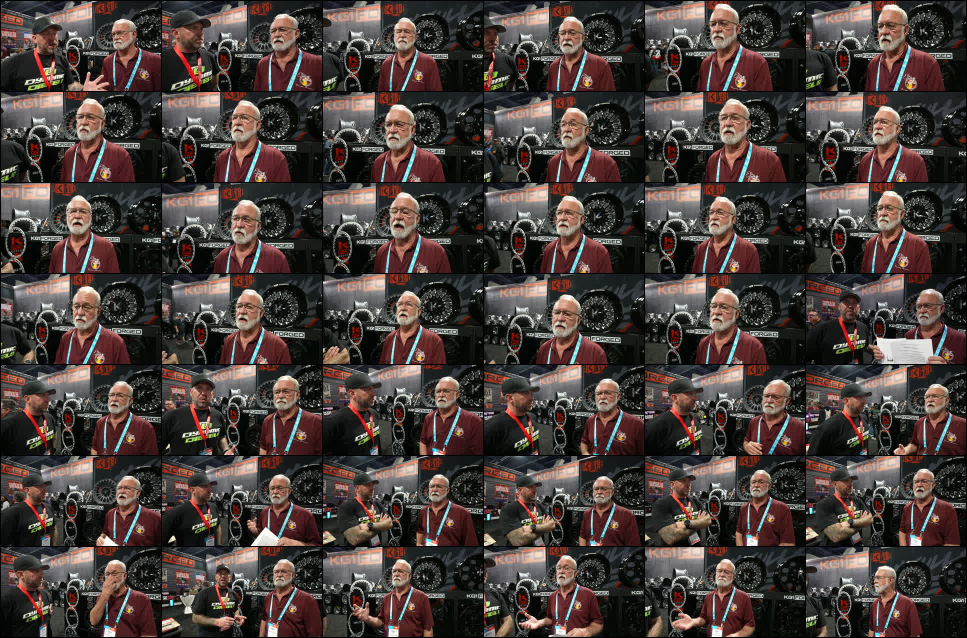
#> input picture research/dfc-reels/overview-30s.jpg, 1934 x 1276 px (shown at 1/2 size)
$ python -i safezone.py   (imports and definitions only)
#> lines starting #> are read from the running program, lines starting #| are printed output that depends on the picture
#> further down, picture is the input picture: PIL image 1934x1276 RGB; mean R, G, B 73.4, 62.2, 58.7
"""safezone.py - draw the vertical-video safe zones over frames of a reel, to check text and eye line before delivery.
Zones measured off omgadrian's reel DdOy0cnI10R (2026-09-13), on a 1080x1920 frame:
  green  y 0..620        hook text goes here, big
  line   y 625           eye line (upper third)
  blue   y 1293..1572    subtitles go here
  red    y 1572..1920    covered by username and caption
  red    x 855..1080 from y 640 down   covered by like, comment, share
usage: python -I tools/safezone.py <video> <out.jpg> t1 [t2 ...]"""
import subprocess, sys, os, tempfile
from PIL import Image, ImageDraw
HOOK = (0, 0, 1080, 620); EYE = 625; SUB = (0, 1293, 855, 1572); BOT = (0, 1572, 1080, 1920); SIDE = (855, 640, 1080, 1572)
def mark(im):
    im = im.convert("RGBA").resize((1080, 1920)); ov = Image.new("RGBA", im.size, (0, 0, 0, 0)); d = ImageDraw.Draw(ov)
#> after `im = im.convert('RGBA').resize((1080, 1920))`:
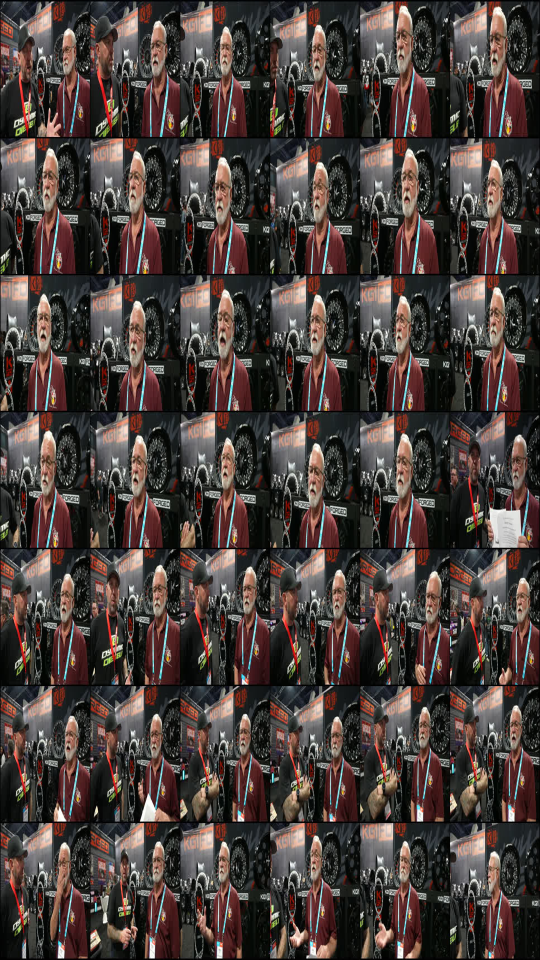
#> im: PIL image 1080x1920 RGBA (shown at 1/2 size); mean R, G, B, A 73.4, 62.2, 58.7, 255
#> after `ov = Image.new('RGBA', im.size, (0, 0, 0, 0))`: ov: PIL image 1080x1920 RGBA; every value is 0
    d.rectangle(HOOK, fill=(0, 200, 0, 45)); d.rectangle(SUB, fill=(0, 120, 255, 50))
    d.rectangle(BOT, fill=(220, 0, 0, 90)); d.rectangle(SIDE, fill=(220, 0, 0, 90))
    d.line((0, EYE, 1080, EYE), fill=(0, 255, 0, 255), width=5)
    for x in (360, 720): d.line((x, 0, x, 1920), fill=(255, 255, 255, 120), width=2)
    for y in (640, 1280): d.line((0, y, 1080, y), fill=(255, 255, 255, 120), width=2)
    return Image.alpha_composite(im, ov).convert("RGB")
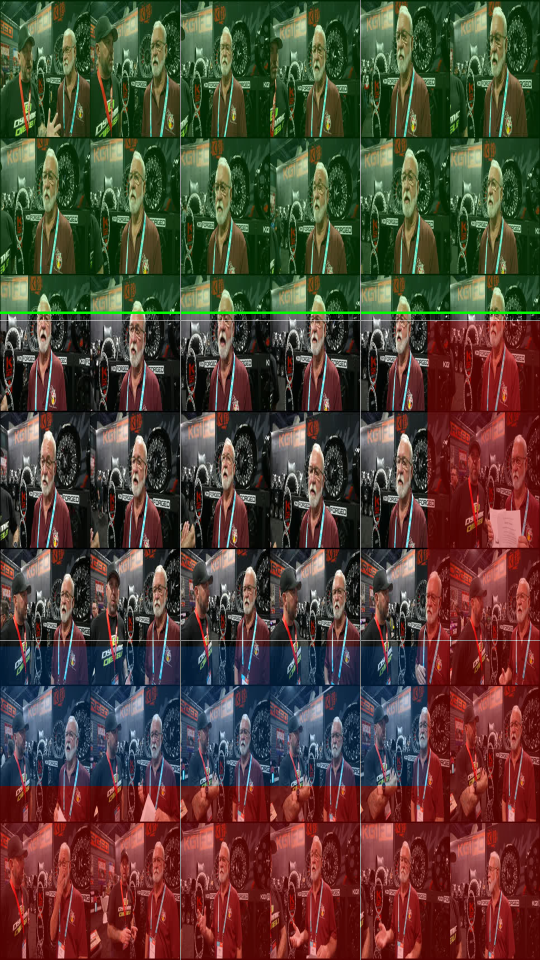
#> returned value: PIL image 1080x1920 RGB (shown at 1/2 size); mean R, G, B 82.8, 66.5, 54.6
# [10 lines not run here, left out]

>>> from PIL import Image
>>> picture = Image.open('../dfc-reels/overview-30s.jpg')
>>> result = mark(picture)
